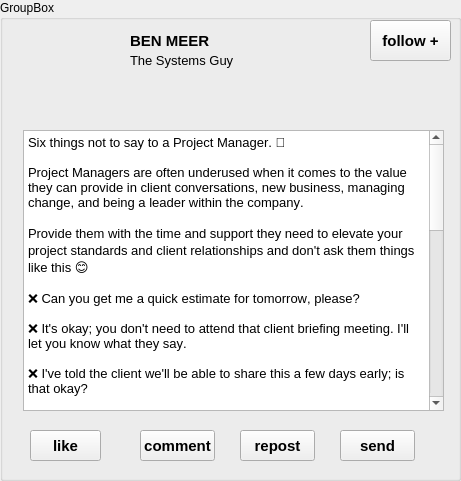
   <widget class="QGroupBox" name="groupBox_10">
    <property name="geometry">
     <rect>
      <x>120</x>
      <y>2960</y>
      <width>461</width>
      <height>481</height>
     </rect>
    </property>
    <property name="title">
     <string>GroupBox</string>
    </property>
    <widget class="QPushButton" name="pushButton_51">
     <property name="geometry">
      <rect>
       <x>370</x>
       <y>20</y>
       <width>81</width>
       <height>41</height>
      </rect>
     </property>
     <property name="font">
      <font>
       <pointsize>11</pointsize>
       <weight>75</weight>
       <bold>true</bold>
       <kerning>false</kerning>
      </font>
     </property>
     <property name="text">
      <string>follow +</string>
     </property>
    </widget>
    <widget class="QPushButton" name="pushButton_52">
     <property name="geometry">
      <rect>
       <x>30</x>
       <y>430</y>
       <width>71</width>
       <height>31</height>
      </rect>
     </property>
     <property name="font">
      <font>
       <pointsize>11</pointsize>
       <weight>75</weight>
       <bold>true</bold>
       <kerning>false</kerning>
      </font>
     </property>
     <property name="styleSheet">
      <string notr="true"/>
     </property>
     <property name="text">
      <string>like</string>
     </property>
     <property name="iconSize">
      <size>
       <width>8</width>
       <height>8</height>
      </size>
     </property>
    </widget>
    <widget class="QPushButton" name="pushButton_53">
     <property name="geometry">
      <rect>
       <x>140</x>
       <y>430</y>
       <width>75</width>
       <height>31</height>
      </rect>
     </property>
     <property name="font">
      <font>
       <pointsize>11</pointsize>
       <weight>75</weight>
       <bold>true</bold>
       <kerning>false</kerning>
      </font>
     </property>
     <property name="text">
      <string>comment</string>
     </property>
    </widget>
    <widget class="QPushButton" name="pushButton_54">
     <property name="geometry">
      <rect>
       <x>240</x>
       <y>430</y>
       <width>75</width>
       <height>31</height>
      </rect>
     </property>
     <property name="font">
      <font>
       <pointsize>11</pointsize>
       <weight>75</weight>
       <bold>true</bold>
       <kerning>false</kerning>
      </font>
     </property>
     <property name="text">
      <string>repost</string>
     </property>
    </widget>
    <widget class="QPushButton" name="pushButton_55">
     <property name="geometry">
      <rect>
       <x>340</x>
       <y>430</y>
       <width>75</width>
       <height>31</height>
      </rect>
     </property>
     <property name="font">
      <font>
       <pointsize>11</pointsize>
       <weight>75</weight>
       <bold>true</bold>
       <kerning>false</kerning>
      </font>
     </property>
     <property name="text">
      <string>send</string>
     </property>
    </widget>
    <widget class="QLabel" name="label_10">
     <property name="geometry">
      <rect>
       <x>20</x>
       <y>20</y>
       <width>101</width>
       <height>91</height>
      </rect>
     </property>
     <property name="styleSheet">
      <string notr="true">background-image: url(:/new/prefix1/pet2.jpg);</string>
     </property>
     <property name="text">
      <string/>
     </property>
    </widget>
    <widget class="QLabel" name="label_34">
     <property name="geometry">
      <rect>
       <x>130</x>
       <y>20</y>
       <width>131</width>
       <height>41</height>
      </rect>
     </property>
     <property name="font">
      <font>
       <pointsize>11</pointsize>
       <weight>75</weight>
       <bold>true</bold>
       <kerning>false</kerning>
      </font>
     </property>
     <property name="text">
      <string>BEN MEER</string>
     </property>
    </widget>
    <widget class="QLabel" name="label_35">
     <property name="geometry">
      <rect>
       <x>130</x>
       <y>50</y>
       <width>131</width>
       <height>21</height>
      </rect>
     </property>
     <property name="font">
      <font>
       <pointsize>10</pointsize>
       <kerning>false</kerning>
      </font>
     </property>
     <property name="text">
      <string>The Systems Guy</string>
     </property>
    </widget>
    <widget class="QPlainTextEdit" name="plainTextEdit_6">
     <property name="geometry">
      <rect>
       <x>23</x>
       <y>130</y>
       <width>421</width>
       <height>281</height>
      </rect>
     </property>
     <property name="font">
      <font>
       <pointsize>10</pointsize>
       <kerning>false</kerning>
      </font>
     </property>
     <property name="plainText">
      <string>Six things not to say to a Project Manager. 🤔

Project Managers are often underused when it comes to the value they can provide in client conversations, new business, managing change, and being a leader within the company. 

Provide them with the time and support they need to elevate your project standards and client relationships and don't ask them things like this 😊

❌ Can you get me a quick estimate for tomorrow, please? 

❌ It's okay; you don't need to attend that client briefing meeting. I'll let you know what they say. 

❌ I've told the client we'll be able to share this a few days early; is that okay?

❌ Don't worry about the potential cost impact; we'll work on that later. 

❌ We don't need written approval; it will definitely be okay. 

❌ I've just borrowed your (add a role from your project team) for a few hours this morning; was that okay?

If you want to get the best out of your Project Manager and have fewer problems on your project, say this: 

✅ We may have an upcoming opportunity to share a cost estimate. I've got a 121 catch-up with the client later. Are there any questions you would like me to ask?

✅ There's a client meeting tomorrow. Your presence is crucial as it will help you understand the client's needs and get the necessary information. This will save us from having another meeting. Can you share some times you could do it, and I'll arrange it?

✅ The client has asked for …….. a few days early. I said we'd look into it, but I need to speak to you and the team first to check what's possible before we can say yes or no. 

✅ Can you provide me with the cost impact of this change? We need to know the effect on the margin, budget, plan, and team. Then, let's discuss how we communicate it.

✅ We have yet to get approval on that; what do you need to be able to proceed so you can?

✅ I need some design work to support some new business soon. Can I speak to the [add role] to understand how much time they need to do it? I'll check back with you after. 

What would you add?

-----------------------
If you like this post, you'll love my training program, The High-Performing Project Manager. 

It's packed full of practical, real-world, implementable approaches; it's not another delivery methodology. 

You can find out more and register your interest using the link below to hear when the next cohort is running. 
https://lnkd.in/d72FsRyB</string>
     </property>
    </widget>
    <widget class="QLabel" name="like8">
     <property name="geometry">
      <rect>
       <x>110</x>
       <y>440</y>
       <width>21</width>
       <height>16</height>
      </rect>
     </property>
     <property name="styleSheet">
      <string notr="true">background-image: url(:/new/prefix1/like2.jpg);</string>
     </property>
     <property name="text">
      <string/>
     </property>
    </widget>
   </widget>
